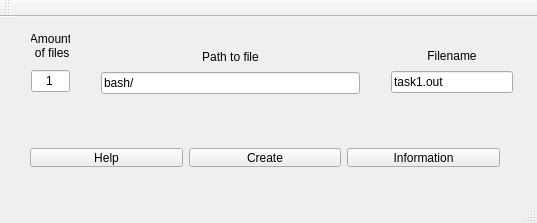
<?xml version="1.0" encoding="UTF-8"?>
<ui version="4.0">
 <class>MainWindow</class>
 <widget class="QMainWindow" name="MainWindow">
  <property name="geometry">
   <rect>
    <x>0</x>
    <y>0</y>
    <width>537</width>
    <height>223</height>
   </rect>
  </property>
  <property name="windowTitle">
   <string>MainWindow</string>
  </property>
  <widget class="QWidget" name="centralWidget">
   <widget class="QWidget" name="layoutWidget">
    <property name="geometry">
     <rect>
      <x>30</x>
      <y>120</y>
      <width>481</width>
      <height>41</height>
     </rect>
    </property>
    <layout class="QHBoxLayout" name="horizontalLayout">
     <property name="sizeConstraint">
      <enum>QLayout::SetDefaultConstraint</enum>
     </property>
     <property name="leftMargin">
      <number>0</number>
     </property>
     <item>
      <widget class="QPushButton" name="buttonHelp">
       <property name="sizePolicy">
        <sizepolicy hsizetype="Minimum" vsizetype="Minimum">
         <horstretch>0</horstretch>
         <verstretch>0</verstretch>
        </sizepolicy>
       </property>
       <property name="text">
        <string>Help</string>
       </property>
      </widget>
     </item>
     <item>
      <widget class="QPushButton" name="buttonCreate">
       <property name="sizePolicy">
        <sizepolicy hsizetype="Minimum" vsizetype="Minimum">
         <horstretch>0</horstretch>
         <verstretch>0</verstretch>
        </sizepolicy>
       </property>
       <property name="text">
        <string>Create</string>
       </property>
      </widget>
     </item>
     <item>
      <widget class="QPushButton" name="buttonInfo">
       <property name="sizePolicy">
        <sizepolicy hsizetype="Minimum" vsizetype="Minimum">
         <horstretch>0</horstretch>
         <verstretch>0</verstretch>
        </sizepolicy>
       </property>
       <property name="text">
        <string>Information</string>
       </property>
      </widget>
     </item>
    </layout>
   </widget>
   <widget class="QWidget" name="layoutWidget">
    <property name="geometry">
     <rect>
      <x>90</x>
      <y>20</y>
      <width>281</width>
      <height>71</height>
     </rect>
    </property>
    <layout class="QVBoxLayout" name="verticalLayout">
     <item>
      <widget class="QLabel" name="label_2">
       <property name="sizePolicy">
        <sizepolicy hsizetype="Minimum" vsizetype="Maximum">
         <horstretch>0</horstretch>
         <verstretch>0</verstretch>
        </sizepolicy>
       </property>
       <property name="layoutDirection">
        <enum>Qt::LeftToRight</enum>
       </property>
       <property name="text">
        <string>Path to file</string>
       </property>
       <property name="alignment">
        <set>Qt::AlignCenter</set>
       </property>
      </widget>
     </item>
     <item>
      <widget class="QLineEdit" name="linePath">
       <property name="layoutDirection">
        <enum>Qt::LeftToRight</enum>
       </property>
       <property name="text">
        <string>bash/</string>
       </property>
      </widget>
     </item>
    </layout>
   </widget>
   <widget class="QWidget" name="layoutWidget">
    <property name="geometry">
     <rect>
      <x>380</x>
      <y>19</y>
      <width>144</width>
      <height>71</height>
     </rect>
    </property>
    <layout class="QVBoxLayout" name="verticalLayout_2">
     <item>
      <widget class="QLabel" name="label_3">
       <property name="sizePolicy">
        <sizepolicy hsizetype="Minimum" vsizetype="Maximum">
         <horstretch>0</horstretch>
         <verstretch>0</verstretch>
        </sizepolicy>
       </property>
       <property name="text">
        <string>Filename</string>
       </property>
       <property name="alignment">
        <set>Qt::AlignCenter</set>
       </property>
      </widget>
     </item>
     <item>
      <widget class="QLineEdit" name="lineName">
       <property name="text">
        <string>task1.out</string>
       </property>
      </widget>
     </item>
    </layout>
   </widget>
   <widget class="QWidget" name="layoutWidget">
    <property name="geometry">
     <rect>
      <x>20</x>
      <y>0</y>
      <width>61</width>
      <height>91</height>
     </rect>
    </property>
    <layout class="QVBoxLayout" name="verticalLayout_3">
     <item>
      <widget class="QLabel" name="label">
       <property name="sizePolicy">
        <sizepolicy hsizetype="Preferred" vsizetype="Maximum">
         <horstretch>0</horstretch>
         <verstretch>0</verstretch>
        </sizepolicy>
       </property>
       <property name="text">
        <string>Amount
 of files</string>
       </property>
       <property name="alignment">
        <set>Qt::AlignCenter</set>
       </property>
      </widget>
     </item>
     <item>
      <widget class="QLineEdit" name="lineNum">
       <property name="text">
        <string>1</string>
       </property>
       <property name="alignment">
        <set>Qt::AlignCenter</set>
       </property>
      </widget>
     </item>
    </layout>
   </widget>
  </widget>
  <widget class="QMenuBar" name="menuBar">
   <property name="geometry">
    <rect>
     <x>0</x>
     <y>0</y>
     <width>537</width>
     <height>22</height>
    </rect>
   </property>
  </widget>
  <widget class="QToolBar" name="mainToolBar">
   <attribute name="toolBarArea">
    <enum>TopToolBarArea</enum>
   </attribute>
   <attribute name="toolBarBreak">
    <bool>false</bool>
   </attribute>
  </widget>
  <widget class="QStatusBar" name="statusBar"/>
 </widget>
 <layoutdefault spacing="6" margin="11"/>
 <resources/>
 <connections/>
</ui>
